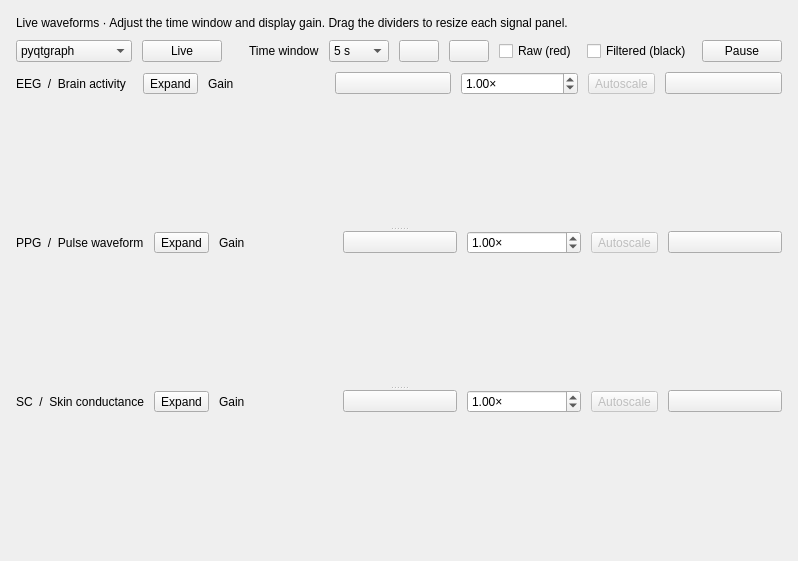
      <widget class="QWidget" name="rawDataTab">
       <attribute name="title">
        <string>Raw Data</string>
       </attribute>
       <layout class="QVBoxLayout" name="rawDataLayout" stretch="0,0,1">
        <property name="bottomMargin">
         <number>16</number>
        </property>
        <property name="rightMargin">
         <number>16</number>
        </property>
        <property name="topMargin">
         <number>16</number>
        </property>
        <property name="leftMargin">
         <number>16</number>
        </property>
        <property name="spacing">
         <number>10</number>
        </property>
        <item>
         <widget class="QLabel" name="rawIntro">
          <property name="wordWrap">
           <bool>true</bool>
          </property>
          <property name="text">
           <string>Live waveforms · Adjust the time window and display gain. Drag the dividers to resize each signal panel.</string>
          </property>
         </widget>
        </item>
        <item>
         <layout class="QHBoxLayout" name="rawToolbar" stretch="0,0,1,0,0,0,0,0">
          <property name="spacing">
           <number>10</number>
          </property>
          <item>
           <widget class="QComboBox" name="rawRendererChoice">
            <property name="maximumWidth">
             <number>170</number>
            </property>
            <item>
             <property name="text">
              <string>pyqtgraph</string>
             </property>
            </item>
            <item>
             <property name="text">
              <string>VisPy / OpenGL</string>
             </property>
            </item>
           </widget>
          </item>
          <item>
           <widget class="QPushButton" name="rawFollowLive">
            <property name="toolTip">
             <string>Return to the newest incoming samples</string>
            </property>
            <property name="icon">
             <iconset>
              <normaloff>../assets/icons/live.svg</normaloff>
             </iconset>
            </property>
            <property name="iconSize">
             <size>
              <width>16</width>
              <height>16</height>
             </size>
            </property>
            <property name="text">
             <string>Live</string>
            </property>
           </widget>
          </item>
          <item>
           <widget class="QLabel" name="rawRenderingStatus">
            <property name="text">
             <string />
            </property>
           </widget>
          </item>
          <item>
           <widget class="QLabel" name="rawSweepLabel">
            <property name="text">
             <string>Time window</string>
            </property>
           </widget>
          </item>
          <item>
           <widget class="QComboBox" name="rawSweepDuration">
            <item>
             <property name="text">
              <string>5 s</string>
             </property>
            </item>
            <item>
             <property name="text">
              <string>8 s</string>
             </property>
            </item>
            <item>
             <property name="text">
              <string>10 s</string>
             </property>
            </item>
            <item>
             <property name="text">
              <string>15 s</string>
             </property>
            </item>
            <item>
             <property name="text">
              <string>30 s</string>
             </property>
            </item>
            <item>
             <property name="text">
              <string>60 s</string>
             </property>
            </item>
            <item>
             <property name="text">
              <string>300 s</string>
             </property>
            </item>
            <property name="maximumWidth">
             <number>96</number>
            </property>
           </widget>
          </item>
          <item>
           <widget class="QPushButton" name="rawZoomMinus">
            <property name="toolTip">
             <string>Show a longer time window</string>
            </property>
            <property name="icon">
             <iconset>
              <normaloff>../assets/icons/minus.svg</normaloff>
             </iconset>
            </property>
            <property name="iconSize">
             <size>
              <width>16</width>
              <height>16</height>
             </size>
            </property>
            <property name="text">
             <string />
            </property>
            <property name="minimumWidth">
             <number>32</number>
            </property>
            <property name="maximumWidth">
             <number>32</number>
            </property>
           </widget>
          </item>
          <item>
           <widget class="QPushButton" name="rawZoomPlus">
            <property name="toolTip">
             <string>Show a shorter time window</string>
            </property>
            <property name="icon">
             <iconset>
              <normaloff>../assets/icons/plus.svg</normaloff>
             </iconset>
            </property>
            <property name="iconSize">
             <size>
              <width>16</width>
              <height>16</height>
             </size>
            </property>
            <property name="text">
             <string />
            </property>
            <property name="minimumWidth">
             <number>32</number>
            </property>
            <property name="maximumWidth">
             <number>32</number>
            </property>
           </widget>
          </item>
          <item>
           <widget class="QCheckBox" name="showRaw">
            <property name="text">
             <string>Raw (red)</string>
            </property>
           </widget>
          </item>
          <item>
           <widget class="QCheckBox" name="showFiltered">
            <property name="text">
             <string>Filtered (black)</string>
            </property>
           </widget>
          </item>
          <item>
           <widget class="QPushButton" name="rawPlotPause">
            <property name="toolTip">
             <string>Pause display updates while acquisition continues</string>
            </property>
            <property name="icon">
             <iconset>
              <normaloff>../assets/icons/pause.svg</normaloff>
             </iconset>
            </property>
            <property name="iconSize">
             <size>
              <width>16</width>
              <height>16</height>
             </size>
            </property>
            <property name="text">
             <string>Pause</string>
            </property>
           </widget>
          </item>
         </layout>
        </item>
        <item>
         <widget class="QSplitter" name="rawPlotSplitter">
          <property name="orientation">
           <enum>Qt::Vertical</enum>
          </property>
          <widget class="QWidget" name="EEGPlotPanel">
           <layout class="QVBoxLayout" name="EEGPlotLayout">
            <property name="spacing">
             <number>10</number>
            </property>
            <item>
             <layout class="QHBoxLayout" name="EEGPlotHeader">
              <property name="spacing">
               <number>10</number>
              </property>
              <item>
               <widget class="QLabel" name="EEGPlotTitle">
                <property name="text">
                 <string>EEG  /  Brain activity</string>
                </property>
               </widget>
              </item>
              <item>
               <widget class="QToolButton" name="EEGExpand">
                <property name="text">
                 <string>Expand</string>
                </property>
                <property name="checkable">
                 <bool>true</bool>
                </property>
                <property name="icon">
                 <iconset>
                  <normaloff>../assets/icons/expand.svg</normaloff>
                 </iconset>
                </property>
                <property name="iconSize">
                 <size>
                  <width>16</width>
                  <height>16</height>
                 </size>
                </property>
               </widget>
              </item>
              <item>
               <widget class="QLabel" name="EEGAmplitudeLabel">
                <property name="text">
                 <string>Gain</string>
                </property>
               </widget>
              </item>
              <item>
               <widget class="QPushButton" name="EEGAmplitudeMinus">
                <property name="toolTip">
                 <string>Decrease display gain</string>
                </property>
                <property name="text">
                 <string />
                </property>
                <property name="minimumWidth">
                 <number>32</number>
                </property>
                <property name="maximumWidth">
                 <number>32</number>
                </property>
                <property name="icon">
                 <iconset>
                  <normaloff>../assets/icons/minus.svg</normaloff>
                 </iconset>
                </property>
                <property name="iconSize">
                 <size>
                  <width>16</width>
                  <height>16</height>
                 </size>
                </property>
               </widget>
              </item>
              <item>
               <widget class="QDoubleSpinBox" name="EEGAmplitude">
                <property name="toolTip">
                 <string>Display gain only. Higher values enlarge the waveform without changing incoming samples.</string>
                </property>
                <property name="suffix">
                 <string>×</string>
                </property>
                <property name="minimum">
                 <double>0.050000000000000</double>
                </property>
                <property name="maximum">
                 <double>50.000000000000000</double>
                </property>
                <property name="value">
                 <double>1.000000000000000</double>
                </property>
                <property name="minimumWidth">
                 <number>82</number>
                </property>
                <property name="maximumWidth">
                 <number>92</number>
                </property>
               </widget>
              </item>
              <item>
               <widget class="QToolButton" name="EEGAutoscale">
                <property name="text">
                 <string>Autoscale</string>
                </property>
                <property name="enabled">
                 <bool>false</bool>
                </property>
                <property name="icon">
                 <iconset>
                  <normaloff>../assets/icons/autoscale.svg</normaloff>
                 </iconset>
                </property>
                <property name="iconSize">
                 <size>
                  <width>16</width>
                  <height>16</height>
                 </size>
                </property>
               </widget>
              </item>
              <item>
               <widget class="QPushButton" name="EEGAmplitudePlus">
                <property name="toolTip">
                 <string>Increase display gain</string>
                </property>
                <property name="text">
                 <string />
                </property>
                <property name="minimumWidth">
                 <number>32</number>
                </property>
                <property name="maximumWidth">
                 <number>32</number>
                </property>
                <property name="icon">
                 <iconset>
                  <normaloff>../assets/icons/plus.svg</normaloff>
                 </iconset>
                </property>
                <property name="iconSize">
                 <size>
                  <width>16</width>
                  <height>16</height>
                 </size>
                </property>
               </widget>
              </item>
             </layout>
            </item>
            <item>
             <widget class="QFrame" name="EEGPlotHost">
              <property name="toolTip">
               <string>Live signal display. Use the header controls to adjust display gain.</string>
              </property>
              <property name="minimumSize">
               <size>
                <width>0</width>
                <height>122</height>
               </size>
              </property>
             </widget>
            </item>
           </layout>
          </widget>
          <widget class="QWidget" name="PPGPlotPanel">
           <layout class="QVBoxLayout" name="PPGPlotLayout">
            <property name="spacing">
             <number>10</number>
            </property>
            <item>
             <layout class="QHBoxLayout" name="PPGPlotHeader">
              <property name="spacing">
               <number>10</number>
              </property>
              <item>
               <widget class="QLabel" name="PPGPlotTitle">
                <property name="text">
                 <string>PPG  /  Pulse waveform</string>
                </property>
               </widget>
              </item>
              <item>
               <widget class="QToolButton" name="PPGExpand">
                <property name="text">
                 <string>Expand</string>
                </property>
                <property name="checkable">
                 <bool>true</bool>
                </property>
                <property name="icon">
                 <iconset>
                  <normaloff>../assets/icons/expand.svg</normaloff>
                 </iconset>
                </property>
                <property name="iconSize">
                 <size>
                  <width>16</width>
                  <height>16</height>
                 </size>
                </property>
               </widget>
              </item>
              <item>
               <widget class="QLabel" name="PPGAmplitudeLabel">
                <property name="text">
                 <string>Gain</string>
                </property>
               </widget>
              </item>
              <item>
               <widget class="QPushButton" name="PPGAmplitudeMinus">
                <property name="toolTip">
                 <string>Decrease display gain</string>
                </property>
                <property name="text">
                 <string />
                </property>
                <property name="minimumWidth">
                 <number>32</number>
                </property>
                <property name="maximumWidth">
                 <number>32</number>
                </property>
                <property name="icon">
                 <iconset>
                  <normaloff>../assets/icons/minus.svg</normaloff>
                 </iconset>
                </property>
                <property name="iconSize">
                 <size>
                  <width>16</width>
                  <height>16</height>
                 </size>
                </property>
               </widget>
              </item>
              <item>
               <widget class="QDoubleSpinBox" name="PPGAmplitude">
                <property name="toolTip">
                 <string>Display gain only. Higher values enlarge the waveform without changing incoming samples.</string>
                </property>
                <property name="suffix">
                 <string>×</string>
                </property>
                <property name="minimum">
                 <double>0.050000000000000</double>
                </property>
                <property name="maximum">
                 <double>50.000000000000000</double>
                </property>
                <property name="value">
                 <double>1.000000000000000</double>
                </property>
                <property name="minimumWidth">
                 <number>82</number>
                </property>
                <property name="maximumWidth">
                 <number>92</number>
                </property>
               </widget>
              </item>
              <item>
               <widget class="QToolButton" name="PPGAutoscale">
                <property name="text">
                 <string>Autoscale</string>
                </property>
                <property name="enabled">
                 <bool>false</bool>
                </property>
                <property name="icon">
                 <iconset>
                  <normaloff>../assets/icons/autoscale.svg</normaloff>
                 </iconset>
                </property>
                <property name="iconSize">
                 <size>
                  <width>16</width>
                  <height>16</height>
                 </size>
                </property>
               </widget>
              </item>
              <item>
               <widget class="QPushButton" name="PPGAmplitudePlus">
                <property name="toolTip">
                 <string>Increase display gain</string>
                </property>
                <property name="text">
                 <string />
                </property>
                <property name="minimumWidth">
                 <number>32</number>
                </property>
                <property name="maximumWidth">
                 <number>32</number>
                </property>
                <property name="icon">
                 <iconset>
                  <normaloff>../assets/icons/plus.svg</normaloff>
                 </iconset>
                </property>
                <property name="iconSize">
                 <size>
                  <width>16</width>
                  <height>16</height>
                 </size>
                </property>
               </widget>
              </item>
             </layout>
            </item>
            <item>
             <widget class="QFrame" name="PPGPlotHost">
              <property name="toolTip">
               <string>Live signal display. Use the header controls to adjust display gain.</string>
              </property>
              <property name="minimumSize">
               <size>
                <width>0</width>
                <height>122</height>
               </size>
              </property>
             </widget>
            </item>
           </layout>
          </widget>
          <widget class="QWidget" name="EDAPlotPanel">
           <layout class="QVBoxLayout" name="EDAPlotLayout">
            <property name="spacing">
             <number>10</number>
            </property>
            <item>
             <layout class="QHBoxLayout" name="EDAPlotHeader">
              <property name="spacing">
               <number>10</number>
              </property>
              <item>
               <widget class="QLabel" name="EDAPlotTitle">
                <property name="text">
                 <string>SC  /  Skin conductance</string>
                </property>
               </widget>
              </item>
              <item>
               <widget class="QToolButton" name="EDAExpand">
                <property name="text">
                 <string>Expand</string>
                </property>
                <property name="checkable">
                 <bool>true</bool>
                </property>
                <property name="icon">
                 <iconset>
                  <normaloff>../assets/icons/expand.svg</normaloff>
                 </iconset>
                </property>
                <property name="iconSize">
                 <size>
                  <width>16</width>
                  <height>16</height>
                 </size>
                </property>
               </widget>
              </item>
              <item>
               <widget class="QLabel" name="EDAAmplitudeLabel">
                <property name="text">
                 <string>Gain</string>
                </property>
               </widget>
              </item>
              <item>
               <widget class="QPushButton" name="EDAAmplitudeMinus">
                <property name="toolTip">
                 <string>Decrease display gain</string>
                </property>
                <property name="text">
                 <string />
                </property>
                <property name="minimumWidth">
                 <number>32</number>
                </property>
                <property name="maximumWidth">
                 <number>32</number>
                </property>
                <property name="icon">
                 <iconset>
                  <normaloff>../assets/icons/minus.svg</normaloff>
                 </iconset>
                </property>
                <property name="iconSize">
                 <size>
                  <width>16</width>
                  <height>16</height>
                 </size>
                </property>
               </widget>
              </item>
              <item>
               <widget class="QDoubleSpinBox" name="EDAAmplitude">
                <property name="toolTip">
                 <string>Display gain only. Higher values enlarge the waveform without changing incoming samples.</string>
                </property>
                <property name="suffix">
                 <string>×</string>
                </property>
                <property name="minimum">
                 <double>0.050000000000000</double>
                </property>
                <property name="maximum">
                 <double>50.000000000000000</double>
                </property>
                <property name="value">
                 <double>1.000000000000000</double>
                </property>
                <property name="minimumWidth">
                 <number>82</number>
                </property>
                <property name="maximumWidth">
                 <number>92</number>
                </property>
               </widget>
              </item>
              <item>
               <widget class="QToolButton" name="EDAAutoscale">
                <property name="text">
                 <string>Autoscale</string>
                </property>
                <property name="enabled">
                 <bool>false</bool>
                </property>
                <property name="icon">
                 <iconset>
                  <normaloff>../assets/icons/autoscale.svg</normaloff>
                 </iconset>
                </property>
                <property name="iconSize">
                 <size>
                  <width>16</width>
                  <height>16</height>
                 </size>
                </property>
               </widget>
              </item>
              <item>
               <widget class="QPushButton" name="EDAAmplitudePlus">
                <property name="toolTip">
                 <string>Increase display gain</string>
                </property>
                <property name="text">
                 <string />
                </property>
                <property name="minimumWidth">
                 <number>32</number>
                </property>
                <property name="maximumWidth">
                 <number>32</number>
                </property>
                <property name="icon">
                 <iconset>
                  <normaloff>../assets/icons/plus.svg</normaloff>
                 </iconset>
                </property>
                <property name="iconSize">
                 <size>
                  <width>16</width>
                  <height>16</height>
                 </size>
                </property>
               </widget>
              </item>
             </layout>
            </item>
            <item>
             <widget class="QFrame" name="EDAPlotHost">
              <property name="toolTip">
               <string>Live signal display. Use the header controls to adjust display gain.</string>
              </property>
              <property name="minimumSize">
               <size>
                <width>0</width>
                <height>122</height>
               </size>
              </property>
             </widget>
            </item>
           </layout>
          </widget>
         </widget>
        </item>
       </layout>
      </widget>
